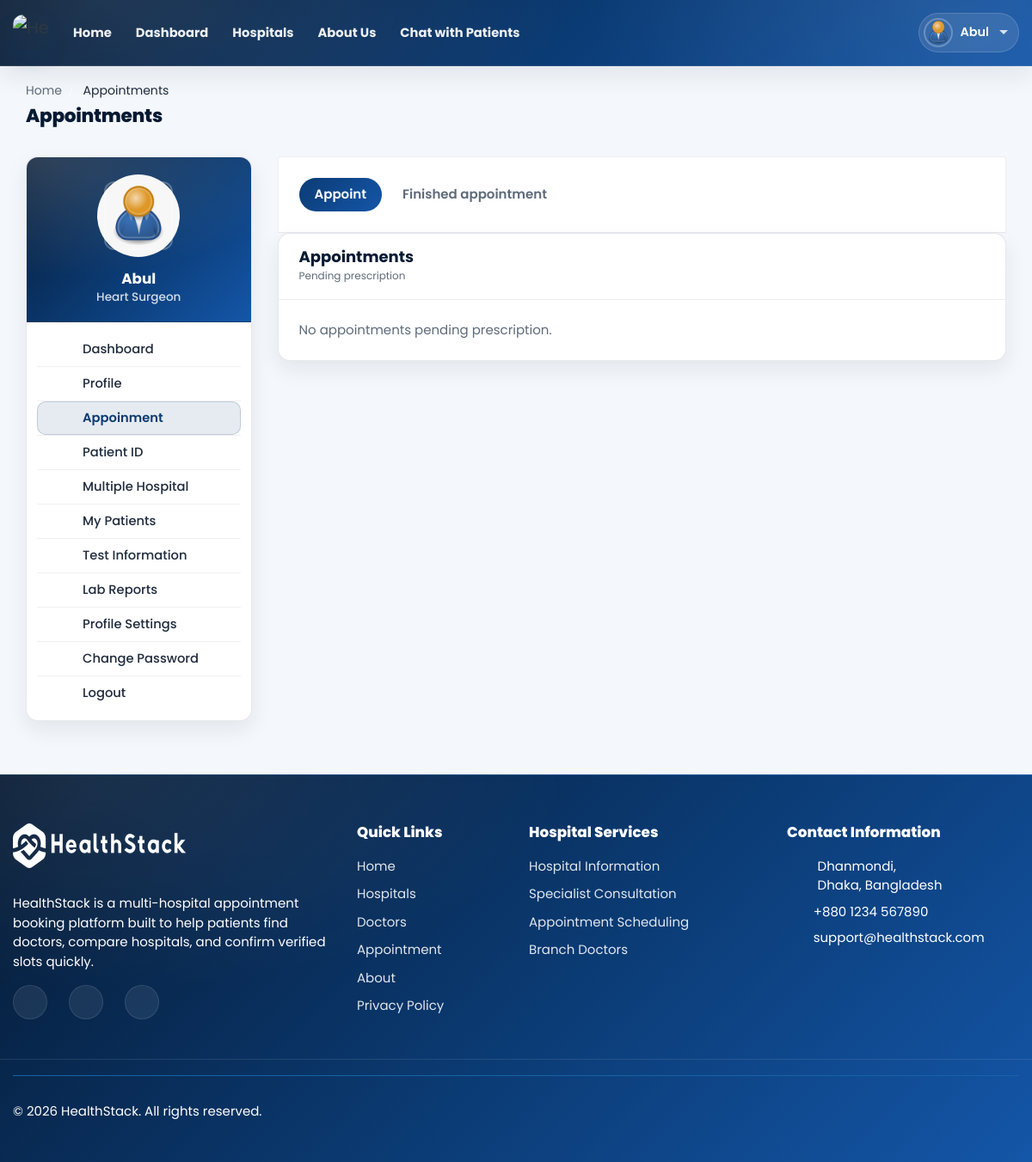
Screenshot of /doctor/appointments/ (signed in) with the database file from the repository.
### doctor/models.py (models this page shows, shortened)
class Doctor_Information(models.Model):
    DOCTOR_TYPE = (
        ('Cardiologists', 'Cardiologists'),
        ('Neurologists', 'Neurologists'),
        ('Pediatricians', 'Pediatricians'),
        ('Physiatrists', 'Physiatrists'),
        ('Dermatologists', 'Dermatologists'),
    )
    doctor_id = models.AutoField(primary_key=True)
    user = models.OneToOneField(User, on_delete=models.CASCADE, null=True, blank=True, related_name='profile')
    name = models.CharField(max_length=200, null=True, blank=True)
    username = models.CharField(max_length=200, null=True, blank=True)
    gender = models.CharField(max_length=200, null=True, blank=True)
    description = models.TextField(max_length=1000, null=True, blank=True)
    department = models.CharField(max_length=200, choices=DOCTOR_TYPE, null=True, blank=True)
    department_name = models.ForeignKey(hospital_department, on_delete=models.SET_NULL, null=True, blank=True)
    specialization = models.ForeignKey(specialization, on_delete=models.SET_NULL, null=True, blank=True)
    featured_image = models.ImageField(upload_to='doctors/', default='doctors/user-default.png', null=True, blank=True)
    certificate_image = models.ImageField(upload_to='doctors_certificate/', default='doctors_certificate/default.png', null=True, blank=True)
    email = models.EmailField(max_length=200, null=True, blank=True)
    phone_number = models.CharField(max_length=200, null=True, blank=True)
    nid = models.CharField(max_length=200, null=True, blank=True)
    visiting_hour = models.CharField(max_length=200, null=True, blank=True)
    consultation_fee = models.IntegerField(null=True, blank=True)
    report_fee = models.IntegerField(null=True, blank=True)
    dob = models.CharField(max_length=200, null=True, blank=True)
    institute = models.CharField(max_length=200, null=True, blank=True)
    degree = models.CharField(max_length=200, null=True, blank=True)
    completion_year = models.CharField(max_length=200, null=True, blank=True)
    work_place = models.CharField(max_length=200, null=True, blank=True)
    designation = models.CharField(max_length=200, null=True, blank=True)
    start_year = models.CharField(max_length=200, null=True, blank=True)
    end_year = models.CharField(max_length=200, null=True, blank=True)
    register_status =  models.CharField(max_length=200, null=True, blank=True)
    hospital_name = models.ForeignKey(Hospital_Information, on_delete=models.SET_NULL, null=True, blank=True)
    appointed_hospitals = models.ManyToManyField(
        Hospital_Information,
        blank=True,
        related_name='appointed_doctors',
    )

### hospital/models.py (models this page shows)
class User(AbstractUser):
    is_patient = models.BooleanField(default=False)
    is_doctor = models.BooleanField(default=False)
    is_hospital_admin = models.BooleanField(default=False)
    is_labworker = models.BooleanField(default=False)
    is_pharmacist = models.BooleanField(default=False)
    login_status = models.BooleanField(default=False)

### hospital_admin/models.py (models this page shows, shortened)
class specialization(models.Model):
    specialization_id = models.AutoField(primary_key=True)
    specialization_name = models.CharField(max_length=200, null=True, blank=True)
    hospital = models.ForeignKey(Hospital_Information, on_delete=models.CASCADE, null=True, blank=True)

### doctor/views.py (the view)
# urls.py: path('appointments/',views.appointments, name='appointments'),
@csrf_exempt
@login_required(login_url="doctor-login")
def appointments(request):
    doctor = Doctor_Information.objects.get(user=request.user)
    base = Appointment.objects.filter(doctor=doctor, appointment_status='confirmed')
    presc_exists = Prescription.objects.filter(appointment=OuterRef('pk'))
    presc_id = Prescription.objects.filter(appointment=OuterRef('pk')).values('prescription_id')[:1]
    base = base.annotate(
        has_prescription=Exists(presc_exists),
        prescription_id=Subquery(presc_id),
    )
    open_appointments = base.filter(has_prescription=False).order_by('date', 'time')
    finished_appointments = base.filter(has_prescription=True).order_by('-date', '-time')
    context = {
        'doctor': doctor,
        'open_appointments': open_appointments,
        'finished_appointments': finished_appointments,
    }
    return render(request, 'appointments.html', context)

### templates/appointments.html (shortened to what this page needs)
{% load static %}
<!DOCTYPE html>
<html lang="en">
  <head>
    <link
      rel="stylesheet"
      href="{% static 'HealthStack-System/css/Normal/bootstrap.min.css' %}"
    />
    <link
      rel="stylesheet"
      href="{% static 'HealthStack-System/plugins/Normal/fontawesome/css/fontawesome.min.css' %}"
    />
    <link
      rel="stylesheet"
      href="{% static 'HealthStack-System/plugins/Normal/fontawesome/css/all.min.css' %}"
    />
    <link
      rel="stylesheet"
      href="{% static 'HealthStack-System/css/Normal/style.css' %}"
    />
    <link
      rel="stylesheet"
      href="{% static 'HealthStack-System/css/Normal/dp_theme_ui.css' %}?v=20260323a"
    />
  </head>
  <body class="dp-theme">
    <div class="main-wrapper dp-theme-wrapper">
      <header class="header">{% include 'navbar.html' %}</header>
      <div class="breadcrumb-bar dp-theme-breadcrumb">
        <div class="container-fluid">
          <div class="row align-items-center">
            <div class="col-md-12 col-12">
              <nav aria-label="breadcrumb" class="page-breadcrumb">
                <ol class="breadcrumb">
                  <li class="breadcrumb-item">
                    <a href="index-2.html">Home</a>
                  </li>
                  <li class="breadcrumb-item active" aria-current="page">
                    Appointments
                  </li>
                </ol>
              </nav>
              <h2 class="breadcrumb-title dp-theme-page-title">Appointments</h2>
            </div>
          </div>
        </div>
      </div>
      <div class="content dp-theme-content">
        <div class="container-fluid">
          <div class="row">
            <div class="col-md-5 col-lg-4 col-xl-3 theiaStickySidebar dp-theme-sidebar-col">
              <div class="dp-theme-sidebar">{% include 'doctor-sidebar.html' %}</div>
            </div>
            <div class="col-md-7 col-lg-8 col-xl-9">
              <div class="appointment-tab appointments-page">
                <ul class="nav nav-tabs nav-tabs-solid nav-tabs-rounded">
                  <li class="nav-item">
                    <a class="nav-link active" href="#open-appointments" data-toggle="tab">Appoint</a>
                  </li>
                  <li class="nav-item">
                    <a class="nav-link" href="#finished-appointments" data-toggle="tab">Finished appointment</a>
                  </li>
                </ul>
                <div class="tab-content">
                  <div class="tab-pane show active" id="open-appointments">
                    <div class="card">
                      <div class="card-header">
                        <h4 class="card-title mb-0">Appointments</h4>
                        <small class="text-muted">Pending prescription</small>
                      </div>
                      <div class="card-body">
                        {% if open_appointments %}
                        <div class="appointments">
                        {% for app in open_appointments %}
                        <div class="appointment-list">
                          <div class="profile-info-widget d-flex flex-wrap align-items-center w-100">
                            <a href="{%url 'patient-profile' pk=app.patient.patient_id%}" class="booking-doc-img">
                              <img src="{{app.patient.featured_image.url}}" alt="User Image" />
                            </a>
                            <div class="profile-det-info flex-grow-1">
                              <h3><a href="{%url 'patient-profile' pk=app.patient.patient_id%}">{{app.patient.name}}</a></h3>
                              <div class="patient-details">
                                <h5><i class="far fa-clock"></i> {{app.date}} {{app.time}}</h5>
                                <h5><i class="fas fa-briefcase-medical"></i> Purpose: {{app.appointment_type}}</h5>
                                <h5 class="mb-0"><i class="fas fa-phone"></i> +880{{app.patient.phone_number}}</h5>
                              </div>
                            </div>
                            <div class="ml-md-3 mt-3 mt-md-0 flex-shrink-0">
                              <div class="d-flex flex-column align-items-md-end">
                                <div class="mb-2 text-md-right">
                                  {% if app.payment_status == 'VALID' %}
                                  <span class="badge badge-pill bg-success-light">Paid</span>
                                  {% else %}
                                  <span class="badge badge-pill bg-danger-light">Not Paid</span>
                                  {% endif %}
                                  <small class="d-block text-muted">
                                    Total:
                                    {% if app.appointment_type == 'checkup' %}
                                      {{app.doctor.consultation_fee|default_if_none:"0"}} BDT
                                    {% else %}
                                      {{app.doctor.report_fee|default_if_none:"0"}} BDT
                                    {% endif %}
                                  </small>
                                </div>
                                {% if app.payment_status == 'VALID' %}
                                <a href="{% url 'create-prescription' pk=app.patient.patient_id %}?appointment_id={{app.id}}" class="btn btn-sm bg-success-light">
                                  <i class="fas fa-prescription"></i> Add Prescription
                                </a>
                                {% else %}
                                <form method="post" action="{% url 'doctor-add-appointment-payment' pk=app.id %}" class="mb-2">
                                  {% csrf_token %}
                                  <button type="submit" class="btn btn-sm bg-info-light">
                                    <i class="fas fa-plus-circle"></i> Add Payment
                                  </button>
                                </form>
                                <small class="text-muted">Add payment to enable prescription.</small>
                                {% endif %}
                              </div>
                            </div>
                          </div>
                        </div>
                        {% endfor %}
                        </div>
                        {% else %}
                        <p class="text-muted mb-0">No appointments pending prescription.</p>
                        {% endif %}
                      </div>
                    </div>
                  </div>
                </div>
              </div>
            </div>
          </div>
        </div>
      </div>
      <div class="dp-theme-footer">{% include 'footer.html' %}</div>
    </div>
  </body>
</html>

### templates/doctor-navbar.html (shortened to what this page needs)
{% load static %}
<nav class="navbar navbar-expand-lg header-nav hs-navbar dp-theme-navbar" aria-label="Primary">
  <div class="container">
    <a href="{% url 'hospital_home' %}" class="navbar-brand logo hs-brand dp-theme-logo" aria-label="HealthStack Home">
      <img
        src="{% static 'HealthStack-System/images/Normal/logo.jpg' %}"
        class="img-fluid hs-logo"
        alt="HealthStack"
      />
    </a>
    <div class="collapse navbar-collapse" id="hsDoctorNavbar">
      <ul class="navbar-nav mr-auto">
        <li class="nav-item">
          <a class="nav-link" href="{% url 'hospital_home' %}">Home</a>
        </li>
        <li class="nav-item">
          <a class="nav-link" href="{% url 'doctor-dashboard' %}">Dashboard</a>
        </li>
        <li class="nav-item">
          <a class="nav-link" href="{% url 'multiple-hospital' %}">Hospitals</a>
        </li>
        <li class="nav-item">
          <a class="nav-link" href="{% url 'about-us' %}">About Us</a>
        </li>
        <li class="nav-item">
          <a class="nav-link" href="{% url 'chat-home' pk=user.id %}">Chat with Patients</a>
        </li>
      </ul>
      <div class="dp-theme-nav-actions">
        <div class="nav-item dropdown dp-theme-user-dropdown">
          <a href="#" class="dropdown-toggle dp-theme-user-toggle" data-toggle="dropdown" aria-haspopup="true" aria-expanded="false">
            <img
              class="dp-theme-user-avatar"
              src="{{ doctor.featured_image.url }}"
              width="34" height="34"
              alt="{{ doctor.name|default:user.get_username|default:'Doctor' }}"
              onerror="this.onerror=null;this.src='{% static 'HealthStack-System/images/Normal/doctors/doctor-thumb-02.jpg' %}';"
            />
            <span class="dp-theme-user-name d-none d-lg-inline-block">{{ doctor.name|default:user.get_username|default:'Doctor' }}</span>
          </a>
        </div>
      </div>
    </div>
  </div>
</nav>

### templates/doctor-sidebar.html (shortened to what this page needs)
{% load static %}
{% with current_url=request.resolver_match.url_name %}
<div class="profile-sidebar dp-theme-sidebar-inner">
  <div class="widget-profile pro-widget-content">
    <div class="profile-info-widget">
      <a href="#" class="booking-doc-img">
        <img
          src="{{ doctor.featured_image.url }}"
          alt="User Image"
        />
      </a>
      <div class="profile-det-info">
        <h3>{{ doctor.name }}</h3>
        <div class="patient-details">
          <h5 class="mb-0">{{doctor.specialization.specialization_name}}</h5>
        </div>
      </div>
    </div>
  </div>
  <div class="dashboard-widget">
    <nav class="dashboard-menu sidebar">
      <ul>
        <li class="{% if current_url == 'doctor-dashboard' %}active{% endif %}">
          <a href="{% url 'doctor-dashboard' %}">
            <i class="fas fa-columns"></i>
            <span>Dashboard</span>
          </a>
        </li>
        <li class="{% if current_url == 'doctor-profile' %}active{% endif %}">
        <a href="{% url 'doctor-profile' pk=doctor.doctor_id %}">
          <i class="fas fa-user"></i>
          <span>Profile</span>
        </a>
      </li>
        <li class="{% if current_url == 'appointments' %}active{% endif %}">
          <a href="{% url 'appointments'%}">
            <i class="fas fa-user-circle"></i>
            <span>Appoinment</span>
          </a>
        </li>
        <li class="nav-item has-submenu {% if current_url == 'patient-search' %}active{% endif %}">
            <a href="#" class="nav-link"><i class="fas fa-search"></i><span>Patient ID</span></a>
        </li>
        <li class="{% if current_url == 'multiple-hospital' %}active{% endif %}">
          <a href="{% url 'multiple-hospital' %}">
            <i class="fas fa-hospital"></i>
            <span>Multiple Hospital</span>
          </a>
      </li>
        <li class="{% if current_url == 'my-patients' %}active{% endif %}">
          <a href="{% url 'my-patients' %}">
            <i class="fas fa-user-injured"></i>
            <span>My Patients</span>
          </a>
        </li>
        <li class="{% if current_url == 'doctor-test-list' %}active{% endif %}">
          <a href="{% url 'doctor-test-list'%}" target="_blank">
            <i class="fas fa-hourglass-start"></i>
            <span>Test Information</span>
          </a>
        </li>
        <li class="{% if current_url == 'doctor-lab-reports' %}active{% endif %}">
          <a href="{% url 'doctor-lab-reports'%}">
            <i class="fas fa-flask"></i>
            <span>Lab Reports</span>
          </a>
        </li>
        <li class="{% if current_url == 'doctor-profile-settings' %}active{% endif %}">
          <a
            href="{% url 'doctor-profile-settings' %}"
          >
            <i class="fas fa-user-cog"></i>
            <span>Profile Settings</span>
          </a>
        </li>
        <li class="{% if current_url == 'doctor-change-password' %}active{% endif %}">
          <a href="{% url 'doctor-change-password' pk=user.id%}">
            <i class="fas fa-lock"></i>
            <span>Change Password</span>
          </a>
        </li>
        <li>
          <a href="{% url 'doctor-logout'%}">
            <i class="fas fa-sign-out-alt"></i>
            <span>Logout</span>
          </a>
        </li>
      </ul>
    </nav>
  </div>
</div>
{% endwith %}

### rows the page displays
Doctor_Information: featured_image (placeholder picture), name "Abul", specialization.specialization_name "Heart Surgeon"
